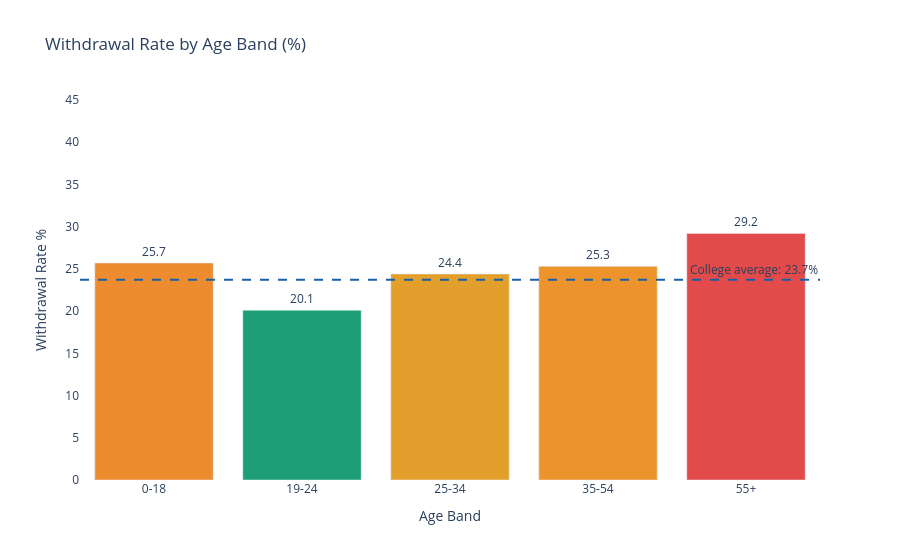

The code cell stored with this chart in its notebook:
### Code cell
# Chart 3 — Withdrawal Rate by Age Band
age_withdrawal = df.groupby("age_band").apply(
    lambda x: round((x["final_result"] == "Withdrawn").mean() * 100, 1)
).reset_index()
age_withdrawal.columns = ["Age Band", "Withdrawal Rate %"]

# Sort in correct age order
age_order = ["0-18", "19-24", "25-34", "35-54", "55+"]
age_withdrawal["Age Band"] = pd.Categorical(
    age_withdrawal["Age Band"],
    categories=age_order,
    ordered=True
)
age_withdrawal = age_withdrawal.sort_values("Age Band")

# Add college average
avg_withdrawal = round(df["final_result"].eq("Withdrawn").mean() * 100, 1)

fig = px.bar(
    age_withdrawal,
    x="Age Band",
    y="Withdrawal Rate %",
    color="Withdrawal Rate %",
    text="Withdrawal Rate %",
    color_continuous_scale=["#1D9E75", "#EF9F27", "#E24B4A"],
    title="Withdrawal Rate by Age Band (%)"
)

fig.add_hline(
    y=avg_withdrawal,
    line_dash="dash",
    line_color="#185FA5",
    annotation_text=f"College average: {avg_withdrawal}%",
    annotation_position="top right"
)

fig.update_traces(textposition="outside")
fig.update_layout(
    coloraxis_showscale=False,
    yaxis_range=[0, 45],
    yaxis_title="Withdrawal Rate %",
    xaxis_title="Age Band",
    plot_bgcolor="white"
)
fig.show()

# Print numbers too
print("\nWithdrawal rate by age band:")
print(age_withdrawal.to_string(index=False))

### Figure 1 — Plotly figure (JSON) as saved in the notebook; plotly's stock layout.template omitted (floating-point values rounded to 4 significant figures)
{"data": [{"alignmentgroup": "True", "hovertemplate": "Age Band=%{x}<br>Withdrawal Rate %=%{marker.color}<extra></extra>", "legendgroup": "", "marker": {"color": [25.7, 20.1, 24.4, 25.3, 29.2], "coloraxis": "coloraxis", "pattern": {"shape": ""}}, "name": "", "offsetgroup": "", "orientation": "v", "showlegend": false, "text": [25.7, 20.1, 24.4, 25.3, 29.2], "textposition": "outside", "type": "bar", "x": ["0-18", "19-24", "25-34", "35-54", "55+"], "xaxis": "x", "y": [25.7, 20.1, 24.4, 25.3, 29.2], "yaxis": "y"}], "layout": {"annotations": [{"showarrow": false, "text": "College average: 23.7%", "x": 1, "xanchor": "right", "xref": "x domain", "y": 23.7, "yanchor": "bottom", "yref": "y"}], "autosize": true, "barmode": "relative", "coloraxis": {"colorbar": {"title": {"text": "Withdrawal Rate %"}}, "colorscale": [[0, "#1D9E75"], [0.5, "#EF9F27"], [1, "#E24B4A"]], "showscale": false}, "legend": {"tracegroupgap": 0}, "plot_bgcolor": "white", "shapes": [{"line": {"color": "#185FA5", "dash": "dash"}, "type": "line", "x0": 0, "x1": 1, "xref": "x domain", "y0": 23.7, "y1": 23.7, "yref": "y"}], "title": {"text": "Withdrawal Rate by Age Band (%)"}, "xaxis": {"anchor": "y", "autorange": true, "domain": [0, 1], "range": [-0.5, 4.5], "title": {"text": "Age Band"}, "type": "category"}, "yaxis": {"anchor": "x", "domain": [0, 1], "range": [0, 45], "title": {"text": "Withdrawal Rate %"}, "type": "linear"}}}
